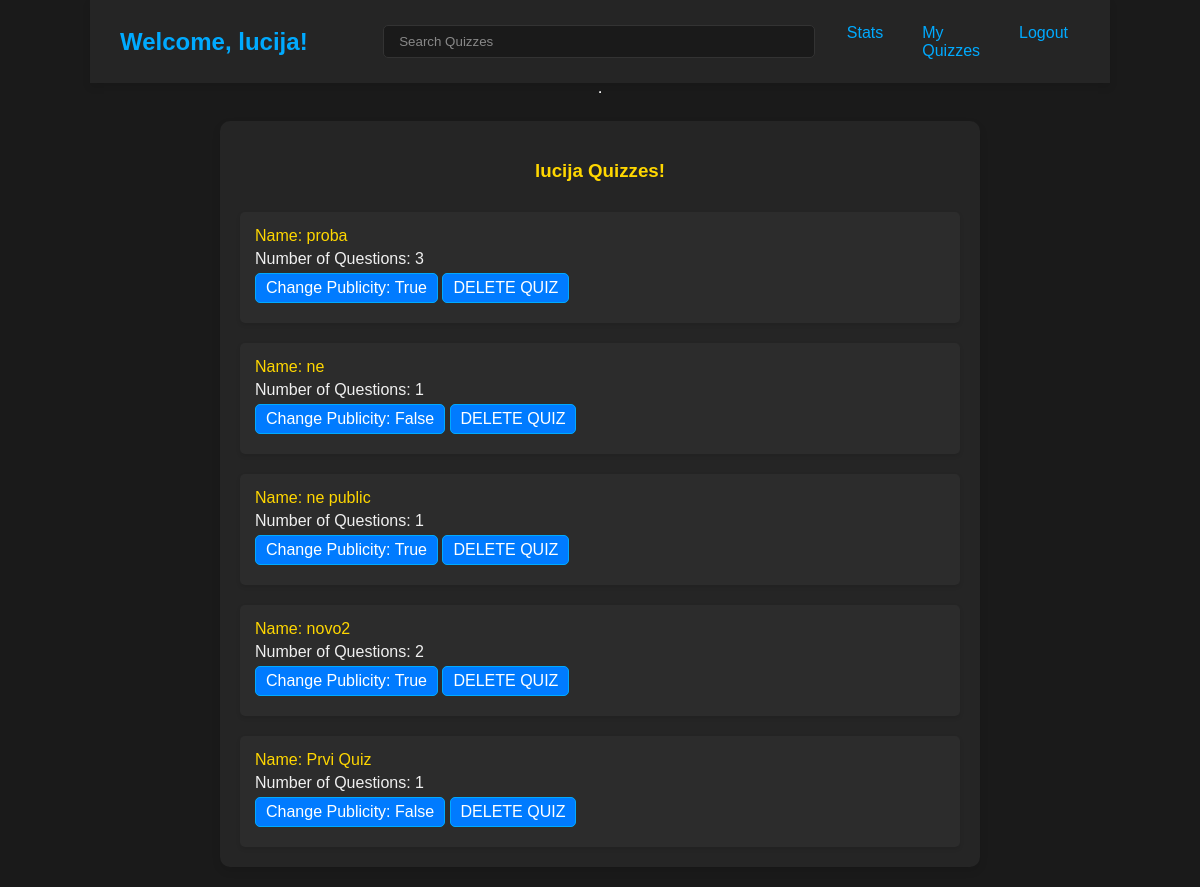
The page /user-quizzes/ (signed in) on the database as committed earlier.
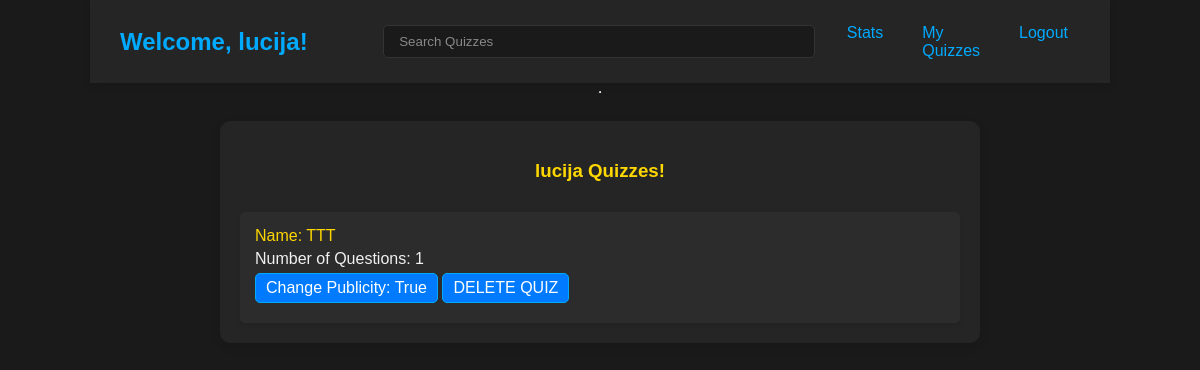
The same page on the database as committed later.
### main/models.py (models this page shows, shortened)
class Quiz(models.Model):
    quizName = models.CharField(max_length=100)
    numberOfQuestions = models.IntegerField(null=True, blank=False)
    author = models.ForeignKey(User, on_delete=models.SET_NULL, null=True)
    updated = models.DateTimeField(auto_now=True)
    created = models.DateTimeField(auto_now_add=True)
    public = models.BooleanField(default=False)
    class Meta:
        ordering = ["-created"]

### main/views.py (the view)
# urls.py: path("user-quizzes/", views.user_quizzes, name="user_quizzes"),
@login_required(login_url="/login")
def user_quizzes(request):
    user = User.objects.get(id=request.user.id)
    quizzes = Quiz.objects.filter(author=user)
    context = {"user": user, "quizzes": quizzes}
    return render(request, "main/user_quizzes.html", context)

### main/templates/main/user_quizzes.html (shortened to what this page needs)
<!doctype html>
{% load static %}
<html lang="en">
<head>
    <link rel="stylesheet" type="text/css" media="screen" href="{% static 'styles/user_quizzes.css' %}">
</head>
<body>
{% include 'navbar.html' %}
<div class="quizzes-container">
    <h3>{{ user.username }} Quizzes!</h3>
    <div class="quiz-list">
        {% for q in quizzes %}
        <div class="quiz-item">
            <a href="{% url 'play_quiz' q.id %}" class="quiz-name">Name: {{ q.quizName }}</a>
            <p>Number of Questions: {{ q.numberOfQuestions }}</p>
            <a href="{% url 'change_publicity' q.id %}" class="quiz-publicity">Change Publicity: {{ q.public }}</a>
            <a href="{% url 'delete_quiz' q.id %}" class="delete-quiz">DELETE QUIZ</a>
        </div>
        {% endfor %}
    </div>
</div>
</body>
</html>

Rows that differ between the two databases and show on the page:
removed Quiz: quizName "proba", numberOfQuestions "3", public "True"
removed Quiz: quizName "ne", numberOfQuestions "1", public "False"
removed Quiz: quizName "ne public", numberOfQuestions "1", public "True"
removed Quiz: quizName "novo2", numberOfQuestions "2", public "True"
removed Quiz: quizName "Prvi Quiz", numberOfQuestions "1", public "False"
added Quiz: quizName "TTT", numberOfQuestions "1", public "True"
